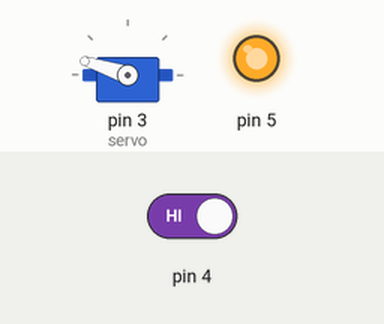
A sketch run on a simulated Arduino Uno, built with avr-gcc and run on an emulated ATmega328P. Shown: servo, output pins drawn as LEDs (lit = HIGH). The test bench sets the inputs (shaded band); at power-on: pin 4 HIGH.

Above: at 9.6 s.
9.7 s: pin 4 driven LOW
At 14.3 s:
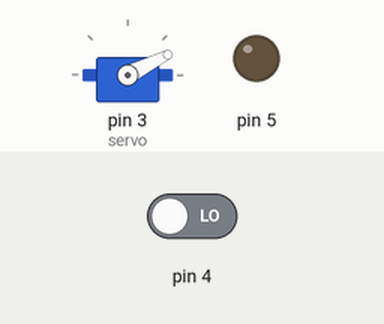
15.0 s: pin 4 driven HIGH
At 19.36 s:
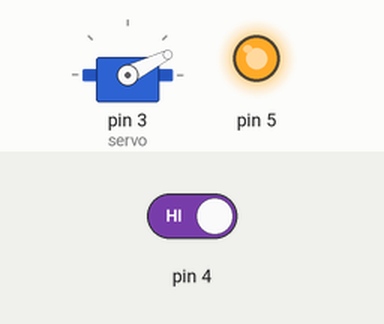
Timing chart, 0 to 29.9 s (numbered marks = the images above; inputs shaded):
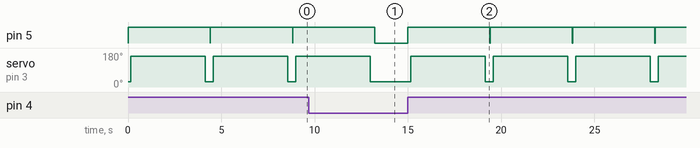

The sketch:

Internal.ino
```cpp
#include <Servo.h>

Servo servo;

void setup() {
  // put your setup code here, to run once:
  pinMode(4,INPUT_PULLUP);
  pinMode(5,OUTPUT);
  servo.attach(3);
  servo.write(27);
  digitalWrite(5,0);
}

void loop() {
  // put your main code here, to run repeatedly:
  int input = digitalRead(4);
  if(input){
    digitalWrite(5,1);
    delay(150);
    servo.write(162);
    delay(4000);
    servo.write(27);
    delay(250);
    digitalWrite(5,0);
  }
  delay(20);
}
```

Measured:
- after the input at 9.7 s, pin 5: goes on until 13.2 s, then stays LOW; servo on pin 3 (servo): goes on until 13.0 s, then stays 27°
- after the input at 15.0 s, pin 5: alternates HIGH for 4.4 s and LOW for 0.02 s, starting at once; servo on pin 3 (servo): alternates 162° for 4.0 s and 27° for 0.42 s, starting after 0.15 s
- by itself, pin 5: alternates HIGH for 4.4 s and LOW for 0.02 s
- by itself, servo on pin 3 (servo): alternates 162° for 4.0 s and 27° for 0.42 s
